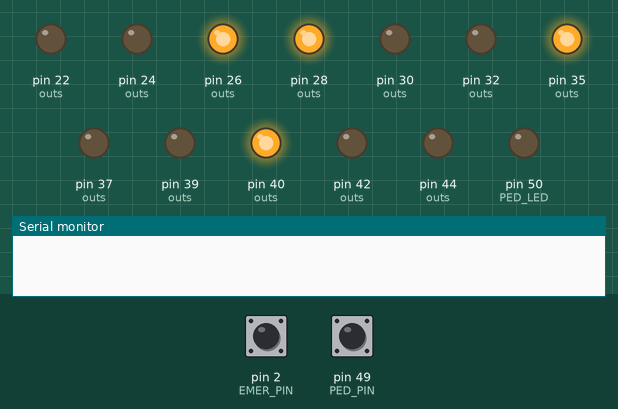
This sketch was run on a simulated Arduino Mega 2560, built with avr-gcc and run on an emulated ATmega2560. Parts: output pins drawn as LEDs (lit = HIGH), the last lines printed to the serial monitor. Dashed ring = blinking. Inputs (shaded band) come from the test bench; at power-on: pin 2 (EMER_PIN) HIGH, pin 49 (PED_PIN) HIGH.

Above: at 1.2 s.
1.3 s: pin 2 (EMER_PIN) pulled LOW for 0.15 s
At 2.54 s:
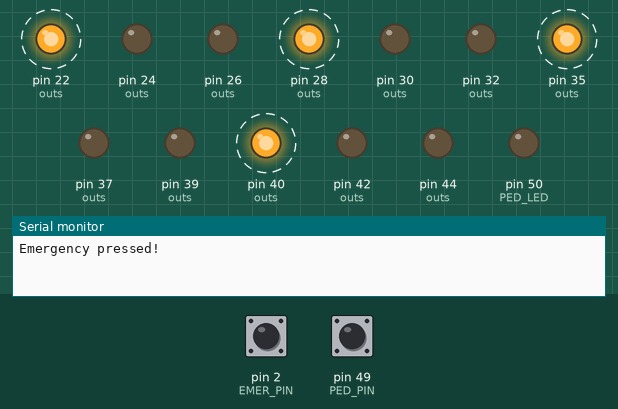
4.3 s: pin 2 (EMER_PIN) pulled LOW for 1 s
At 7.5 s:
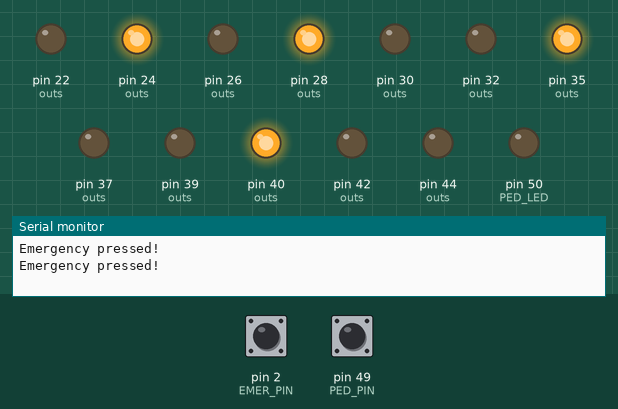
11.4 s: pin 2 (EMER_PIN) pulled LOW for 3.2 s
At 11.65 s:
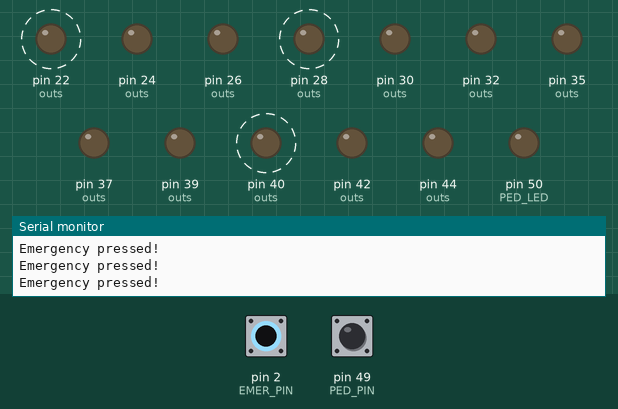
16.1 s: pin 2 (EMER_PIN) pulled LOW for 0.15 s
At 16.8 s:
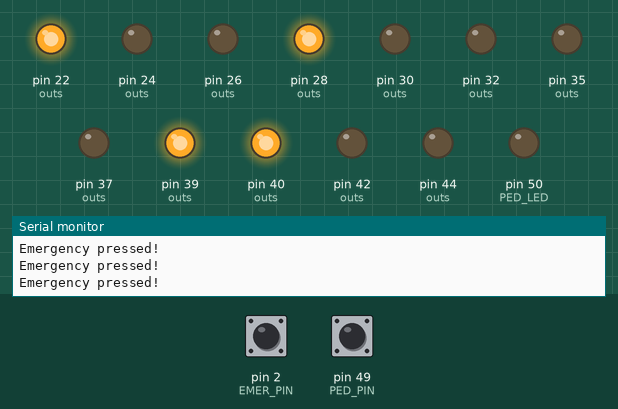
Timing chart, 0 to 34.5 s (numbered marks = the images above; inputs shaded):
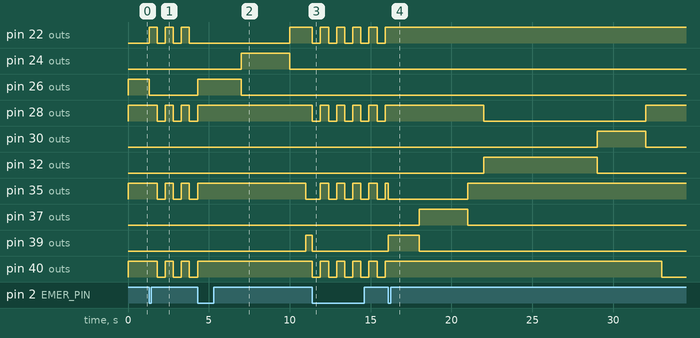

The sketch:

SJSUtraffic_light_controller_ino.ino
```cpp
/*  Four-Head Traffic Light Controller for Arduino Mega 2560
    - Each head has red, yellow, and green LEDs
    - Emergency button to flash red on all heads
    - Pedestrian button to stay red on all heads for 7 secs
    - Non-blocking timing using millis()
*/

// Define States
enum State {NS1_GREEN, NS1_YELLOW, NS2_GREEN, NS2_YELLOW,
ALL_RED, EW1_GREEN, EW1_YELLOW, EW2_GREEN, EW2_YELLOW, PEDESTRIAN};
State currentState = NS1_GREEN;
State nextStateAfterAllRed = EW1_GREEN;

// Timing Constants
const unsigned long GREEN_TIME = 7000UL;
const unsigned long YELLOW_TIME = 3000UL;
const unsigned long ALL_RED_TIME = 1000UL;
const unsigned long PEDESTRIAN_TIME = 7000UL;
const unsigned long FLASH_INTERVAL = 500UL;
const unsigned long BUTTON_DEBOUNCE = 200UL;
const unsigned long EMER_DEBOUNCE = 300UL;

// Pin Mapping
const int NS1_RED = 22, NS1_YEL = 24, NS1_GRN = 26;
const int NS2_RED = 35, NS2_YEL = 37, NS2_GRN = 39;
const int EW1_RED = 28, EW1_YEL = 30, EW1_GRN = 32;
const int EW2_RED = 40, EW2_YEL = 42, EW2_GRN = 44;
const int PED_LED = 50;

const int EMER_PIN = 2;
const int PED_PIN = 49;

// Flags & timers
volatile bool emergencyTriggered = false;
bool emergencyMode = false;
unsigned long lastEmergencyToggle = 0;

bool pedRequest = false;
unsigned long lastPedDebounce = 0;

unsigned long stateMillis = 0;
unsigned long flashMillis = 0;
bool flashOn = false;

// Helper Functions
void setSignal(int r, int y, int g, bool rOn, bool yOn, bool gOn) {
  digitalWrite(r, rOn ? HIGH : LOW);
  digitalWrite(y, yOn ? HIGH : LOW);
  digitalWrite(g, gOn ? HIGH : LOW);
}

void allLightsOff() {
  setSignal(NS1_RED, NS1_YEL, NS1_GRN, false,false,false);
  setSignal(NS2_RED, NS2_YEL, NS2_GRN, false,false,false);
  setSignal(EW1_RED, EW1_YEL, EW1_GRN, false,false,false);
  setSignal(EW2_RED, EW2_YEL, EW2_GRN, false,false,false);
}

void setAllRed() {
  setSignal(NS1_RED, NS1_YEL, NS1_GRN, true,false,false);
  setSignal(NS2_RED, NS2_YEL, NS2_GRN, true,false,false);
  setSignal(EW1_RED, EW1_YEL, EW1_GRN, true,false,false);
  setSignal(EW2_RED, EW2_YEL, EW2_GRN, true,false,false);
}

// Emergency Interrupt
void emergencyISR() {
  emergencyTriggered = true;
}

// Pedestrian Button Polling
void pollPedButton(unsigned long now) {
  static bool lastPedState = HIGH;
  int reading = digitalRead(PED_PIN);
  if (reading != lastPedState) {
    lastPedState = reading;
    if (reading == LOW && (now - lastPedDebounce) > BUTTON_DEBOUNCE) {
      Serial.println("Pedestrian pressed!");
      pedRequest = true;
      lastPedDebounce = now;
    }
  }
}

void setup() {
  Serial.begin(115200);

  // Outputs
  int outs[] = {NS1_RED, NS1_YEL, NS1_GRN, NS2_RED, NS2_YEL, NS2_GRN, PED_LED,
                EW1_RED, EW1_YEL, EW1_GRN, EW2_RED, EW2_YEL, EW2_GRN};

  for (int i = 0; i < 13; ++i) {
    pinMode(outs[i], OUTPUT);
    digitalWrite(outs[i], LOW);
  }

  // Inputs
  pinMode(EMER_PIN, INPUT_PULLUP); // Emergency Button
  pinMode(PED_PIN, INPUT_PULLUP); // Pedestrian Button

  attachInterrupt(digitalPinToInterrupt(EMER_PIN), emergencyISR, FALLING);

  stateMillis = millis();
}

void loop() {
  unsigned long now = millis();

  // Handle Emergency Button
  if (emergencyTriggered) {
    Serial.println("Emergency pressed!");
    if (now - lastEmergencyToggle > EMER_DEBOUNCE) {
      emergencyMode = !emergencyMode;
      lastEmergencyToggle = now;
    }
    emergencyTriggered = false;
  }

  // When in Emergency Mode
  if (emergencyMode) {
    if (now - flashMillis >= FLASH_INTERVAL) {
      flashMillis = now;
      flashOn = !flashOn;
      if (flashOn) setAllRed();
      else allLightsOff();
    }
    return;
  }

  // Check for Pedestrian Button Press
  pollPedButton(now);

  // FSM
  switch (currentState) {
    case NS1_GREEN:
      setSignal(NS1_RED, NS1_YEL, NS1_GRN, false, false, true);
      setSignal(NS2_RED, NS2_YEL, NS2_GRN, true, false, false);
      setSignal(EW1_RED, EW1_YEL, EW1_GRN, true, false, false);
      setSignal(EW2_RED, EW2_YEL, EW2_GRN, true, false, false);
      if (now - stateMillis >= GREEN_TIME) {
        currentState = NS1_YELLOW;
        stateMillis = now;
      }
      break;

    case NS1_YELLOW:
      setSignal(NS1_RED, NS1_YEL, NS1_GRN, false, true, false);
      setSignal(NS2_RED, NS2_YEL, NS2_GRN, true, false, false);
      setSignal(EW1_RED, EW1_YEL, EW1_GRN, true, false, false);
      setSignal(EW2_RED, EW2_YEL, EW2_GRN, true, false, false);
      if (now - stateMillis >= YELLOW_TIME) {
        nextStateAfterAllRed = NS2_GREEN;
        currentState = ALL_RED;
        stateMillis = now;
      }
      break;

    case NS2_GREEN:
      setSignal(NS1_RED, NS1_YEL, NS1_GRN, true, false, false);
      setSignal(NS2_RED, NS2_YEL, NS2_GRN, false, false, true);
      setSignal(EW1_RED, EW1_YEL, EW1_GRN, true, false, false);
      setSignal(EW2_RED, EW2_YEL, EW2_GRN, true, false, false);
      if (now - stateMillis >= GREEN_TIME) {
        currentState = NS2_YELLOW;
        stateMillis = now;
      }
      break;

    case NS2_YELLOW:
      setSignal(NS1_RED, NS1_YEL, NS1_GRN, true, false, false);
      setSignal(NS2_RED, NS2_YEL, NS2_GRN, false, true, false);
      setSignal(EW1_RED, EW1_YEL, EW1_GRN, true, false, false);
      setSignal(EW2_RED, EW2_YEL, EW2_GRN, true, false, false);
      if (now - stateMillis >= YELLOW_TIME) {
        nextStateAfterAllRed = EW1_GREEN;
        currentState = ALL_RED;
        stateMillis = now;
      }
      break;

    case EW1_GREEN:
      setSignal(NS1_RED, NS1_YEL, NS1_GRN, true, false, false);
      setSignal(NS2_RED, NS2_YEL, NS2_GRN, true, false, false);
      setSignal(EW1_RED, EW1_YEL, EW1_GRN, false, false, true);
      setSignal(EW2_RED, EW2_YEL, EW2_GRN, true, false, false);
      if (now - stateMillis >= GREEN_TIME) {
        currentState = EW1_YELLOW;
        stateMillis = now;
      }
      break;

    case EW1_YELLOW:
      setSignal(NS1_RED, NS1_YEL, NS1_GRN, true, false, false);
      setSignal(NS2_RED, NS2_YEL, NS2_GRN, true, false, false);
      setSignal(EW1_RED, EW1_YEL, EW1_GRN, false, true, false);
      setSignal(EW2_RED, EW2_YEL, EW2_GRN, true, false, false);
      if (now - stateMillis >= YELLOW_TIME) {
        nextStateAfterAllRed = EW2_GREEN;
        currentState = ALL_RED;
        stateMillis = now;
      }
      break;

    case EW2_GREEN:
      setSignal(NS1_RED, NS1_YEL, NS1_GRN, true, false, false);
      setSignal(NS2_RED, NS2_YEL, NS2_GRN, true, false, false);
      setSignal(EW1_RED, EW1_YEL, EW1_GRN, true, false, false);
      setSignal(EW2_RED, EW2_YEL, EW2_GRN, false, false, true);
      if (now - stateMillis >= GREEN_TIME) {
        currentState = EW2_YELLOW;
        stateMillis = now;
      }
      break;

    case EW2_YELLOW:
      setSignal(NS1_RED, NS1_YEL, NS1_GRN, true, false, false);
      setSignal(NS2_RED, NS2_YEL, NS2_GRN, true, false, false);
      setSignal(EW1_RED, EW1_YEL, EW1_GRN, true, false, false);
      setSignal(EW2_RED, EW2_YEL, EW2_GRN, false, true, false);
      if (now - stateMillis >= YELLOW_TIME) {
        nextStateAfterAllRed = NS1_GREEN;
        currentState = ALL_RED;
        stateMillis = now;
      }
      break;

    case ALL_RED:
      setAllRed();
      if (now - stateMillis >= ALL_RED_TIME) {
        if (pedRequest && nextStateAfterAllRed == NS1_GREEN) {
          currentState = PEDESTRIAN;
          stateMillis = now;
          pedRequest = false;
        }
        else {
          currentState = nextStateAfterAllRed;
          stateMillis = now;
        }
      }
      break;

    case PEDESTRIAN:
      setAllRed();
      if (now - stateMillis < PEDESTRIAN_TIME - 3000) {
        digitalWrite(PED_LED, HIGH); // Turn on PED_LED
      }
      else {
        if((now / 250) % 2 == 0) digitalWrite(PED_LED, HIGH);
        else digitalWrite(PED_LED, LOW);
      }
      if (now - stateMillis >= PEDESTRIAN_TIME) {
        digitalWrite(PED_LED, LOW);
        currentState = nextStateAfterAllRed;
        stateMillis = now;
      }
    break;
  }
}
```

Measured:
- after the input at 1.3 s, pin 22 (outs): alternates HIGH for 0.50 s and LOW for 0.50 s, starting at once; pin 26 (outs): HIGH → LOW at once; pin 28 (outs), pin 35 (outs), pin 40 (outs): alternates HIGH for 0.50 s and LOW for 0.50 s, starting after 0.50 s
- after the input at 4.3 s, pin 24 (outs): LOW → HIGH after 2.7 s, → LOW 3.0 s later; pin 26 (outs): LOW → HIGH at once, → LOW 2.7 s later; pin 28 (outs), pin 40 (outs): stops changing and stays HIGH; pin 39 (outs): LOW → HIGH after 6.7 s
- after the input at 11.4 s, pin 22 (outs), pin 28 (outs), pin 40 (outs): alternates HIGH for 0.50 s and LOW for 0.50 s, starting at once; pin 35 (outs): alternates HIGH for 0.50 s and LOW for 0.50 s, starting after 0.50 s; pin 39 (outs): HIGH → LOW at once
- after the input at 16.1 s, pin 22 (outs): stops changing and stays HIGH; pin 30 (outs): LOW → HIGH after 12.9 s, → LOW 3.0 s later; pin 32 (outs): LOW → HIGH after 5.9 s, → LOW 7.0 s later; pin 37 (outs): LOW → HIGH after 1.9 s, → LOW 3.0 s later; pin 39 (outs): LOW → HIGH at once, → LOW 1.9 s later
